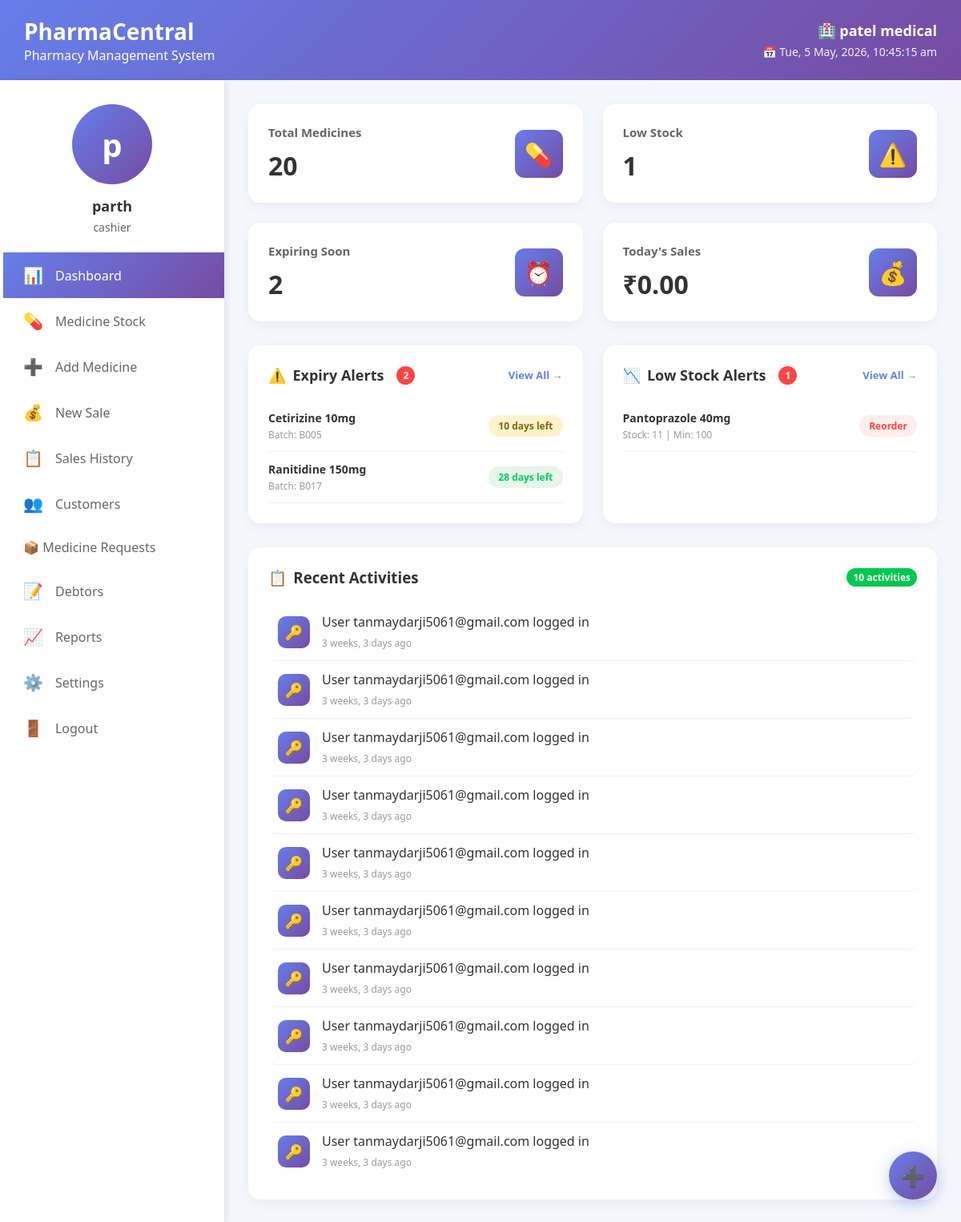
The page /dashboard/ (signed in) on the database its author committed.
### app1/models.py (models this page shows, shortened)
class Pharmacy(models.Model):
    name = models.CharField(max_length=200)
    owner = models.ForeignKey(User, on_delete=models.CASCADE, related_name='pharmacies')
    license_number = models.CharField(max_length=50, unique=True)
    gst_number = models.CharField(max_length=50, unique=True)
    address = models.TextField()
    city = models.CharField(max_length=100)
    pincode = models.CharField(max_length=10)
    phone = models.CharField(max_length=15)
    email = models.EmailField()
    registration_date = models.DateField(auto_now_add=True)
    is_verified = models.BooleanField(default=False)
    gst_certificate = models.FileField(upload_to='documents/gst/', null=True, blank=True)
    license_document = models.FileField(upload_to='documents/license/', null=True, blank=True)
    owner_id_proof = models.FileField(upload_to='documents/id_proof/', null=True, blank=True)
    owner_photo = models.ImageField(upload_to='profiles/owners/', null=True, blank=True)
    created_at = models.DateTimeField(auto_now_add=True)
    updated_at = models.DateTimeField(auto_now=True)

class User(AbstractUser):
    USER_TYPES = (
        ('admin', 'Admin'),
        ('pharmacy_owner', 'Pharmacy Owner'),
        ('pharmacist', 'Pharmacist'),
        ('cashier', 'Cashier'),
    )
    user_type = models.CharField(max_length=20, choices=USER_TYPES, default='cashier')
    phone_number = models.CharField(max_length=15, blank=True)
    profile_picture = models.ImageField(upload_to='profiles/', null=True, blank=True)
    is_active = models.BooleanField(default=True)
    created_at = models.DateTimeField(auto_now_add=True)
    updated_at = models.DateTimeField(auto_now=True)
    groups = models.ManyToManyField(
        'auth.Group',
        verbose_name='groups',
        blank=True,
        help_text='The groups this user belongs to.',
        related_name="pharmacentral_user_set",  # Unique name
        related_query_name="pharmacentral_user",
    )
    user_permissions = models.ManyToManyField(
        'auth.Permission',
        verbose_name='user permissions',
        blank=True,
        help_text='Specific permissions for this user.',
        related_name="pharmacentral_user_set",  # Unique name
        related_query_name="pharmacentral_user",
    )

class Medicine(models.Model):
    STATUS_CHOICES = (
        ('good', 'Good'),
        ('low_stock', 'Low Stock'),
        ('expiring_soon', 'Expiring Soon'),
        ('expired', 'Expired'),
    )
    pharmacy = models.ForeignKey(Pharmacy, on_delete=models.CASCADE, related_name='medicines')
    name = models.CharField(max_length=200)
    medicine_code = models.CharField(max_length=50, unique=True)
    category = models.ForeignKey(MedicineCategory, on_delete=models.SET_NULL, null=True)
    manufacturer = models.CharField(max_length=200, blank=True)
    batch_number = models.CharField(max_length=50)
    quantity = models.PositiveIntegerField(default=0)
    min_quantity = models.PositiveIntegerField(default=10)
    unit_price = models.DecimalField(max_digits=10, decimal_places=2)
    expiry_date = models.DateField()
    manufacturing_date = models.DateField(null=True, blank=True)
    location = models.CharField(max_length=50, blank=True, help_text="Rack/Shelf location")
    supplier = models.CharField(max_length=200, blank=True)
    description = models.TextField(blank=True)
    status = models.CharField(max_length=20, choices=STATUS_CHOICES, default='good')
    created_at = models.DateTimeField(auto_now_add=True)
    updated_at = models.DateTimeField(auto_now=True)
    class Meta:
        ordering = ['expiry_date']

class ActivityLog(models.Model):
    ACTION_TYPES = (
        ('sale', 'New Sale'),
        ('payment', 'Payment Received'),
        ('stock_add', 'Stock Added'),
        ('stock_update', 'Stock Updated'),
        ('medicine_add', 'Medicine Added'),
        ('medicine_edit', 'Medicine Edited'),
        ('medicine_delete', 'Medicine Deleted'),
        ('customer_add', 'Customer Added'),
        ('customer_edit', 'Customer Edited'),
        ('customer_delete', 'Customer Deleted'),
        ('login', 'Login'),
        ('logout', 'Logout'),
    )
    user = models.ForeignKey(User, on_delete=models.SET_NULL, null=True)
    action_type = models.CharField(max_length=20, choices=ACTION_TYPES)
    description = models.CharField(max_length=255)
    amount = models.DecimalField(max_digits=12, decimal_places=2, null=True, blank=True)
    timestamp = models.DateTimeField(auto_now_add=True)
    class Meta:
        ordering = ['-timestamp']

### app1/views.py (the view, shortened to what this page needs)
# urls.py: path('dashboard/', views.admin_dashboard, name='admin_dashboard'),
@login_required(login_url='login')
def dashboard(request):
    user = request.user
    try:
        pharmacy = Pharmacy.objects.get(owner=user)
    except Pharmacy.DoesNotExist:
        pharmacy = None
        messages.warning(request, 'Please complete your pharmacy profile to see all data.')
    today = timezone.now().date()
    medicines = Medicine.objects.filter(pharmacy=pharmacy)
    sales = Sale.objects.filter(pharmacy=pharmacy)
    total_medicines = medicines.count()
    low_stock = 0
    low_stock_alerts_list = []
    for med in medicines:
        if med.quantity < med.min_quantity:
            low_stock += 1
            if len(low_stock_alerts_list) < 5:
                low_stock_alerts_list.append({
                    'name': med.name,
                    'quantity': med.quantity,
                    'min_quantity': med.min_quantity
                })
    thirty_days_later = today + timedelta(days=30)
    expiring_soon = 0
    expiry_alerts_list = []
    for med in medicines:
        if med.expiry_date and med.expiry_date <= thirty_days_later and med.expiry_date >= today:
            expiring_soon += 1
            days_left = (med.expiry_date - today).days
            if len(expiry_alerts_list) < 5:
                expiry_alerts_list.append({
                    'name': med.name,
                    'batch_number': med.batch_number or 'N/A',
                    'days_until_expiry': days_left,
                    'status': 'danger' if days_left <= 7 else 'warning' if days_left <= 15 else 'success'
                })
    today_sales = sales.filter(
        date__date=today
    ).aggregate(total=Sum('grand_total'))['total'] or 0
    recent_activities = ActivityLog.objects.filter(
        user=user
    ).order_by('-timestamp')[:10]
    recent_activities_list = []
    for activity in recent_activities:
        recent_activities_list.append({
            'action_type': activity.action_type,
            'description': activity.description,
            'timestamp': activity.timestamp
        })
    user_full_name = user.get_full_name() or user.email.split('@')[0]
    if user.first_name and user.last_name:
        user_initials = f"{user.first_name[0]}{user.last_name[0]}"
    elif user.first_name:
        user_initials = user.first_name[0]
    else:
        user_initials = user.email[0].upper()
    user_role = getattr(user, 'user_type', 'Pharmacy Owner')
    pharmacy_name = pharmacy.name if pharmacy else f"{user_full_name}'s Pharmacy"
    context = {
        'user_full_name': user_full_name,
        'user_initials': user_initials,
        'user_role': user_role,
        'pharmacy_name': pharmacy_name,
        'total_medicines': total_medicines,
        'low_stock': low_stock,
        'expiring_soon': expiring_soon,
        'today_sales': today_sales,
        'expiry_alerts': expiry_alerts_list,
        'low_stock_alerts': low_stock_alerts_list,
        'recent_activities': recent_activities_list,
        'expiry_alerts_count': len(expiry_alerts_list),
        'low_stock_alerts_count': len(low_stock_alerts_list),
        'recent_activities_count': len(recent_activities_list),
        'debug_pharmacy_id': pharmacy.id,
    }
    return render(request, 'app1/dashboard.html', context)

### app1/templates/app1/dashboard.html (shortened to what this page needs)
<!DOCTYPE html>
<html lang="gu">
<head>
</head>
<body>
    <div class="header">
        <div class="logo-area">
            <h1>PharmaCentral</h1>
            <p>Pharmacy Management System</p>
        </div>
        <div class="pharmacy-info">
            <h3>🏥 {{ pharmacy_name }}</h3>
            <p id="currentDateTime">📅 Loading...</p>
        </div>
    </div>
    <div class="container">
        <div class="sidebar">
            <div class="profile-card">
                <div class="profile-img">{{ user_initials }}</div>
                <h3>{{ user_full_name }}</h3>
                <p>{{ user_role }}</p>
            </div>
            <div class="menu">
                <a href="{% url 'dashboard' %}" class="menu-item active">
                    <span>📊</span> Dashboard
                </a>
                <a href="{% url 'medicine_stock' %}" class="menu-item">
                    <span>💊</span> Medicine Stock
                </a>
                <a href="{% url 'add_medicine' %}" class="menu-item">
                    <span>➕</span> Add Medicine
                </a>
                <a href="{% url 'sales' %}" class="menu-item">
                    <span>💰</span> New Sale
                </a>
                <a href="{% url 'sales_history' %}" class="menu-item">
                    <span>📋</span> Sales History
                </a>
                <a href="{% url 'customers' %}" class="menu-item">
                    <span>👥</span> Customers
                </a>
                <a href="{% url 'medicine_requests' %}" class="menu-item">📦 Medicine Requests</a>
                <a href="{% url 'debtors' %}" class="menu-item">
                    <span>📝</span> Debtors
                </a>
                <a href="{% url 'reports' %}" class="menu-item">
                    <span>📈</span> Reports
                </a>
                <a href="{% url 'settings' %}" class="menu-item">
                    <span>⚙️</span> Settings
                </a>
                <a href="{% url 'logout' %}" class="menu-item" onclick="return confirm('Are you sure you want to logout?')">
                    <span>🚪</span> Logout
                </a>
            </div>
        </div>
        <div class="main-content">
            <div class="stats-grid">
                <div class="stat-card">
                    <div class="stat-info">
                        <h3>Total Medicines</h3>
                        <div class="number">{{ total_medicines }}</div>
                    </div>
                    <div class="stat-icon">💊</div>
                </div>
                <div class="stat-card">
                    <div class="stat-info">
                        <h3>Low Stock</h3>
                        <div class="number">{{ low_stock }}</div>
                    </div>
                    <div class="stat-icon">⚠️</div>
                </div>
                <div class="stat-card">
                    <div class="stat-info">
                        <h3>Expiring Soon</h3>
                        <div class="number">{{ expiring_soon }}</div>
                    </div>
                    <div class="stat-icon">⏰</div>
                </div>
                <div class="stat-card">
                    <div class="stat-info">
                        <h3>Today's Sales</h3>
                        <div class="number">₹{{ today_sales|floatformat:2 }}</div>
                    </div>
                    <div class="stat-icon">💰</div>
                </div>
            </div>
            <div class="alerts-section">
                <div class="alert-card">
                    <div class="alert-header">
                        <h3>
                            <span>⚠️</span> Expiry Alerts
                            {% if expiry_alerts_count > 0 %}
                            <span class="badge badge-danger">{{ expiry_alerts_count }}</span>
                            {% endif %}
                        </h3>
                        <a href="{% url 'medicine_stock' %}?status=expiring" class="view-all-link">View All →</a>
                    </div>
                    <div class="expiry-list">
                        {% if expiry_alerts %}
                            {% for alert in expiry_alerts %}
                            <div class="expiry-item">
                                <div>
                                    <h4>{{ alert.name }}</h4>
                                    <p>Batch: {{ alert.batch_number }}</p>
                                </div>
                                <div class="expiry-badge {{ alert.status }}">
                                    {{ alert.days_until_expiry }} days left
                                </div>
                            </div>
                            {% endfor %}
                        {% else %}
                            <div class="empty-message">
                                No medicines expiring soon
                            </div>
                        {% endif %}
                    </div>
                </div>
                <div class="alert-card">
                    <div class="alert-header">
                        <h3>
                            <span>📉</span> Low Stock Alerts
                            {% if low_stock_alerts_count > 0 %}
                            <span class="badge badge-danger">{{ low_stock_alerts_count }}</span>
                            {% endif %}
                        </h3>
                        <a href="{% url 'medicine_stock' %}?status=low_stock" class="view-all-link">View All →</a>
                    </div>
                    <div class="quantity-list">
                        {% if low_stock_alerts %}
                            {% for alert in low_stock_alerts %}
                            <div class="quantity-item">
                                <div>
                                    <h4>{{ alert.name }}</h4>
                                    <p>Stock: {{ alert.quantity }} | Min: {{ alert.min_quantity }}</p>
                                </div>
                                <div class="quantity-badge">Reorder</div>
                            </div>
                            {% endfor %}
                        {% else %}
                            <div class="empty-message">
                                All medicines have sufficient stock
                            </div>
                        {% endif %}
                    </div>
                </div>
            </div>
            <div class="recent-activities">
                <h3>
                    <span>📋</span> Recent Activities
                    {% if recent_activities_count > 0 %}
                    <span class="badge badge-success" style="margin-left: auto;">{{ recent_activities_count }} activities</span>
                    {% endif %}
                </h3>
                <div class="activity-list">
                    {% if recent_activities %}
                        {% for activity in recent_activities %}
                        <div class="activity-item">
                            <div class="activity-icon">
                                {% if activity.action_type == 'sale' %}💰
                                {% elif activity.action_type == 'payment' %}💵
                                {% elif activity.action_type == 'stock_add' %}➕
                                {% elif activity.action_type == 'medicine_add' %}💊
                                {% elif activity.action_type == 'customer_add' %}👤
                                {% elif activity.action_type == 'login' %}🔑
                                {% elif activity.action_type == 'logout' %}🚪
                                {% else %}📝{% endif %}
                            </div>
                            <div class="activity-content">
                                <p>{{ activity.description }}</p>
                                <small>{{ activity.timestamp|timesince }} ago</small>
                            </div>
                        </div>
                        {% endfor %}
                    {% else %}
                        <div class="empty-message">
                            No recent activities
                        </div>
                    {% endif %}
                </div>
            </div>
        </div>
    </div>
    <div class="quick-actions">
        <a href="{% url 'add_medicine' %}" class="action-btn" title="Add New Medicine">➕</a>
    </div>
</body>
</html>

### rows shown on the page
Pharmacy: name "patel medical"
User: first_name "parth", user_type "cashier"
Medicine: name "Cetirizine 10mg", batch_number "B005"
Medicine: name "Ranitidine 150mg", batch_number "B017"
Medicine: name "Pantoprazole 40mg"
ActivityLog: action_type "login" (drawn), description "User tanmaydarji5061@gmail.com logged in", timestamp "3 weeks, 3 days"
ActivityLog: action_type "login" (drawn), description "User tanmaydarji5061@gmail.com logged in", timestamp "3 weeks, 3 days"
ActivityLog: action_type "login" (drawn), description "User tanmaydarji5061@gmail.com logged in", timestamp "3 weeks, 3 days"
ActivityLog: action_type "login" (drawn), description "User tanmaydarji5061@gmail.com logged in", timestamp "3 weeks, 3 days"
ActivityLog: action_type "login" (drawn), description "User tanmaydarji5061@gmail.com logged in", timestamp "3 weeks, 3 days"
ActivityLog: action_type "login" (drawn), description "User tanmaydarji5061@gmail.com logged in", timestamp "3 weeks, 3 days"
ActivityLog: action_type "login" (drawn), description "User tanmaydarji5061@gmail.com logged in", timestamp "3 weeks, 3 days"
ActivityLog: action_type "login" (drawn), description "User tanmaydarji5061@gmail.com logged in", timestamp "3 weeks, 3 days"
ActivityLog: action_type "login" (drawn), description "User tanmaydarji5061@gmail.com logged in", timestamp "3 weeks, 3 days"
ActivityLog: action_type "login" (drawn), description "User tanmaydarji5061@gmail.com logged in", timestamp "3 weeks, 3 days"

### other values the page prints
{{ user_initials }} "p"
{{ total_medicines }} "20"
{{ low_stock }} "1"
{{ expiring_soon }} "2"
{{ today_sales|floatformat:2 }} "0.00"
{{ expiry_alerts_count }} "2"
{{ alert.days_until_expiry }} "10" "28"
{{ low_stock_alerts_count }} "1"
{{ alert.quantity }} "11"
{{ alert.min_quantity }} "100"
{{ recent_activities_count }} "10"
